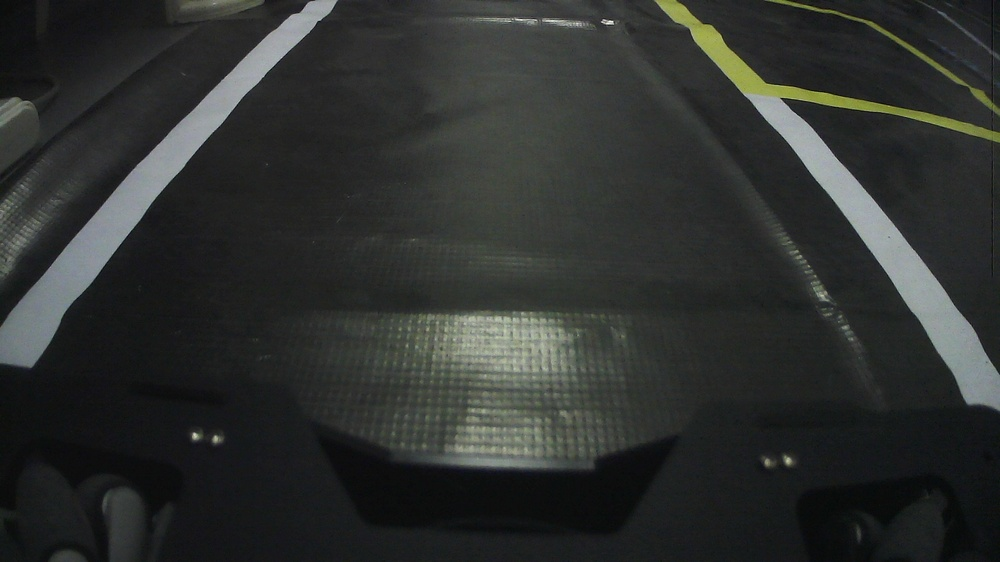
#> input picture Setup/2_image_dataset_config/image_preprocessing/4.opencv/4.image/Road_test.jpg, 1000 x 562 px, shrunk from 1920 x 1080 before the run
$ jupyter execute 01_Color_image_histogram.ipynb
#> lines starting #> are read from the running program, lines starting #| are printed output that depends on the picture
[cell 1]
import cv2
import numpy as np
import matplotlib.pyplot as plt

img = cv2.imread('Road_test.jpg', 1)
#> img is the input picture: shape (562, 1000, 3); mean B, G, R 47.3, 49.2, 46.7
img = cv2.cvtColor(img, cv2.COLOR_BGR2RGB)
plt.imshow(img)
plt.show()

# plot drawing histogram

[cell 2]
plt.hist(img.ravel(), 256)   #ravel() 二维降一维  256灰度级的分组情况
plt.show()
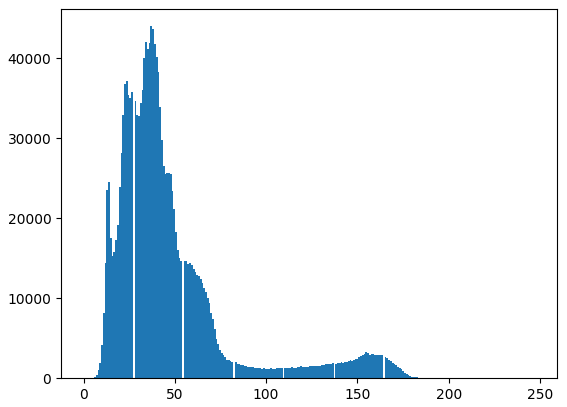
#> figure drawn by matplotlib, 1 panel; tallest bar 44008 high, from x = 36.66 to 37.63

[cell 3]
# plot绘制opencv返回的直方图值

[cell 4]
histb = cv2.calcHist([img], [0], None, [256], [0, 255])
#> histb = 256 values, max 14517 at index 37, min 0 at index 0, mean 2195.3
plt.plot(histb, color='b')
plt.show()
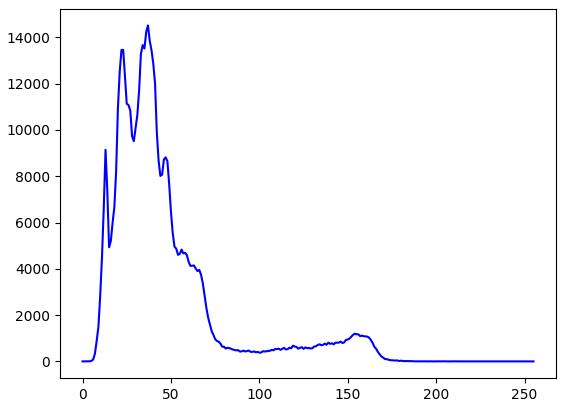
#> figure drawn by matplotlib, 1 panel; curve peaks at x = 37, y = 14517

$ run again, with Setup/2_image_dataset_config/image_preprocessing/4.opencv/4.image/sample_dataset_image.png saved as Setup/2_image_dataset_config/image_preprocessing/4.opencv/4.image/Road_test.jpg
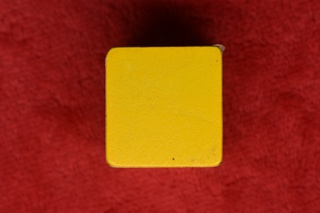
#> input picture Setup/2_image_dataset_config/image_preprocessing/4.opencv/4.image/sample_dataset_image.png, 320 x 213 px
#> img is the input picture: shape (213, 320, 3); mean B, G, R 16.7, 52, 150.2
#> `plt.show()`:
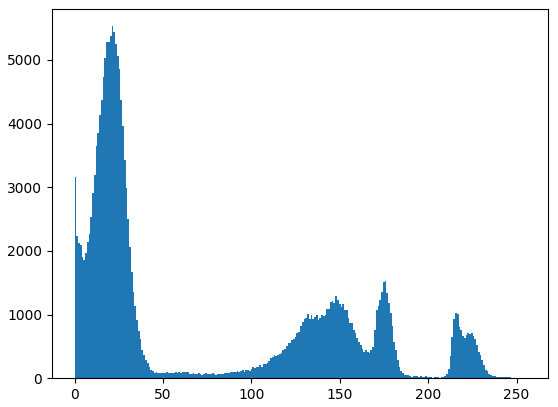
#> figure drawn by matplotlib, 1 panel; tallest bar 5529 high, from x = 20.92 to 21.91
#> histb = 256 values, max 1289 at index 148, min 0 at index 0, mean 266.2
#> `plt.show()`:
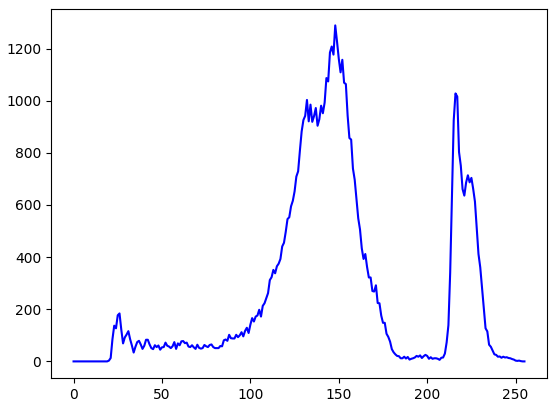
#> figure drawn by matplotlib, 1 panel; curve peaks at x = 148, y = 1289
